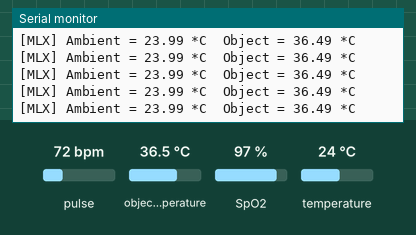
Recording of a program running on a simulated ESP32. Shown: the last lines printed to the serial monitor. Inputs (shaded band) come from the test bench; at power-on: pulse 72 bpm, object temperature 36.5 °C, SpO2 97 %, temperature 24 °C.

Above: at 2.0 s.
2.1 s: pulse set to 70 bpm
At 2.12 s:
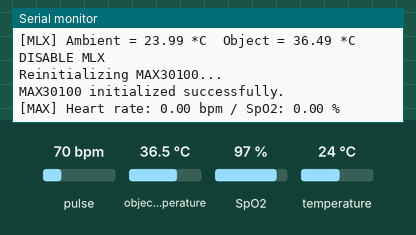
4.0 s: object temperature set to 20 °C
At 4.12 s:
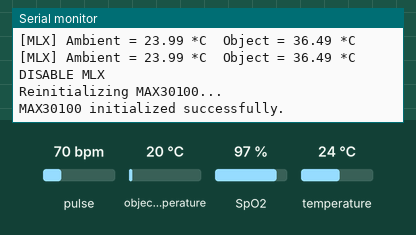
5.5 s: SpO2 set to 80 %
At 5.54 s:
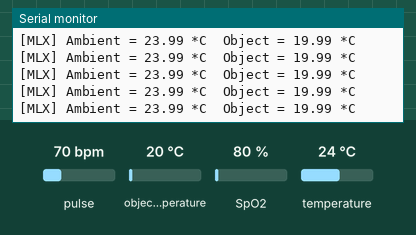
7.0 s: temperature set to 12 °C
At 7.14 s:
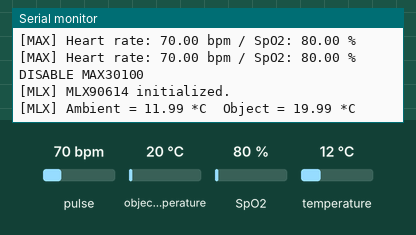
Timing chart, 0 to 9.5 s (numbered marks = the images above; inputs shaded):
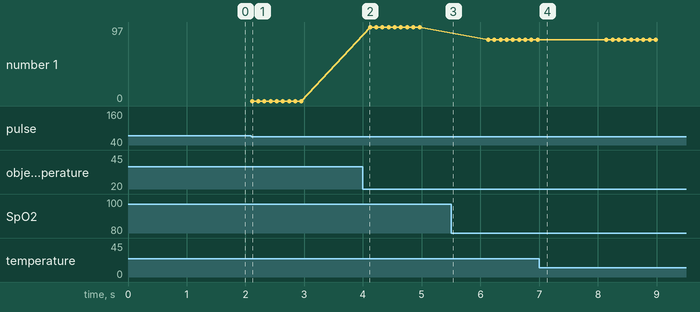

Measured:
- after the input at 7.0 s, the serial monitor: prints a new line after 0.14 s (image 4)
- plotted number 1: 97 → 80 after the input at 5.5 s

The program:

main.cpp
```cpp
#include <Arduino.h>
#include <Wire.h>
#include "MAX30100_PulseOximeter.h"
#include <Adafruit_MLX90614.h>

// this is to combine sensor MAX30100 and MLX90614 (GY 906) on the same I2C line
// the sensor only canwork when one of the .begin disabled and the i2c restarted
// so in this code the Sensor take turn to turn on

PulseOximeter pox;
Adafruit_MLX90614 mlx;

#define REPORTING_PERIOD_MS 100
#define TOGGLE_INTERVAL_MS 1000


bool poxInitialized = false;
bool i2cEnabled = true;  // true = MAX30100, false = MLX
uint32_t tsLastReport = 0;
uint32_t lastToggleTime = 0;


void setup() {
  Serial.begin(115200);
  Wire.begin();
}

void onBeatDetected() {
  Serial.println("Beat!");
}
void loop() {
  uint32_t now = millis();

  // Static variables to store last known readings
  static float heartRate = 0.0;
  static float spo2 = 0.0;
  static float ambientTemp = 0.0;
  static float objectTemp = 0.0;

  // Toggle between MAX30100 and MLX every TOGGLE_INTERVAL_MS
  if (now - lastToggleTime > TOGGLE_INTERVAL_MS) {
    lastToggleTime = now;

    if (i2cEnabled) {
      // --- DISABLE MAX30100 ---
      Wire.end();
      Serial.println("DISABLE MAX30100");
      poxInitialized = false;
      i2cEnabled = false;

      // --- ENABLE MLX90614 ---
      Wire.begin();

      if (mlx.begin()) {
        Serial.println("[MLX] MLX90614 initialized.");
        tsLastReport = now; // Reset MLX reporting timer
      } else {
        Serial.println("[MLX] Initialization failed");
      }

    } else {
      // --- DISABLE MLX ---
      Wire.end();
      Serial.println("DISABLE MLX");

      // --- ENABLE MAX30100 ---
      Wire.begin();
      Serial.println("Reinitializing MAX30100...");

      if (pox.begin()) {
        Serial.println("MAX30100 initialized successfully.");
        poxInitialized = true;
      } else {
        Serial.println("MAX30100 initialization FAILED.");
        poxInitialized = false;
      }

      i2cEnabled = true;
      tsLastReport = now; // Reset MAX30100 reporting timer
    }
  }

  // MAX30100 operation
  if (i2cEnabled && poxInitialized) {
    pox.update();
    if (now - tsLastReport > REPORTING_PERIOD_MS) {
      heartRate = pox.getHeartRate();
      spo2 = pox.getSpO2();

      Serial.print("[MAX] Heart rate: ");
      Serial.print(heartRate);
      Serial.print(" bpm / SpO2: ");
      Serial.print(spo2);
      Serial.println(" %");

      tsLastReport = now;
    }

  } else if (!i2cEnabled) {
    // MLX operation
    if (now - tsLastReport > REPORTING_PERIOD_MS) {
      ambientTemp = mlx.readAmbientTempC();
      objectTemp = mlx.readObjectTempC();

      Serial.print("[MLX] Ambient = ");
      Serial.print(ambientTemp);
      Serial.print(" *C\tObject = ");
      Serial.print(objectTemp);
      Serial.println(" *C");

      tsLastReport = now;
    }
  }

  // Combined output
  // Serial.print("[COMBINED] HR: ");
  // Serial.print(heartRate, 1);
  // Serial.print(" bpm | SpO2: ");
  // Serial.print(spo2, 1);
  // Serial.print(" % | Ambient: ");
  // Serial.print(ambientTemp, 1);
  // Serial.print(" C | Object: ");
  // Serial.print(objectTemp, 1);
  // Serial.println(" C");

  delay(10);  // Small delay to keep loop responsive
}
```
